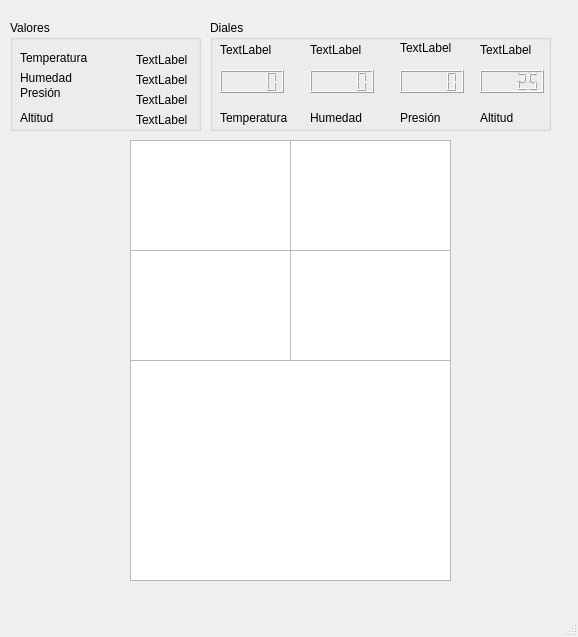
<?xml version="1.0" encoding="UTF-8"?>
<ui version="4.0">
 <class>MainWindow</class>
 <widget class="QMainWindow" name="MainWindow">
  <property name="geometry">
   <rect>
    <x>0</x>
    <y>0</y>
    <width>578</width>
    <height>637</height>
   </rect>
  </property>
  <property name="windowTitle">
   <string>MainWindow</string>
  </property>
  <widget class="QWidget" name="centralwidget">
   <widget class="PlotWidget" name="graphicsView">
    <property name="geometry">
     <rect>
      <x>130</x>
      <y>140</y>
      <width>161</width>
      <height>111</height>
     </rect>
    </property>
   </widget>
   <widget class="QGroupBox" name="groupBox">
    <property name="geometry">
     <rect>
      <x>10</x>
      <y>20</y>
      <width>191</width>
      <height>111</height>
     </rect>
    </property>
    <property name="title">
     <string>Valores</string>
    </property>
    <widget class="QLabel" name="label_2">
     <property name="geometry">
      <rect>
       <x>10</x>
       <y>50</y>
       <width>91</width>
       <height>16</height>
      </rect>
     </property>
     <property name="text">
      <string>Humedad</string>
     </property>
    </widget>
    <widget class="QLabel" name="label">
     <property name="geometry">
      <rect>
       <x>10</x>
       <y>30</y>
       <width>91</width>
       <height>16</height>
      </rect>
     </property>
     <property name="text">
      <string>Temperatura</string>
     </property>
    </widget>
    <widget class="QLabel" name="label_4">
     <property name="geometry">
      <rect>
       <x>10</x>
       <y>90</y>
       <width>91</width>
       <height>16</height>
      </rect>
     </property>
     <property name="text">
      <string>Altitud</string>
     </property>
    </widget>
    <widget class="QLabel" name="label_8">
     <property name="geometry">
      <rect>
       <x>126</x>
       <y>90</y>
       <width>51</width>
       <height>20</height>
      </rect>
     </property>
     <property name="text">
      <string>TextLabel</string>
     </property>
    </widget>
    <widget class="QLabel" name="label_5">
     <property name="geometry">
      <rect>
       <x>126</x>
       <y>30</y>
       <width>51</width>
       <height>20</height>
      </rect>
     </property>
     <property name="text">
      <string>TextLabel</string>
     </property>
    </widget>
    <widget class="QLabel" name="label_6">
     <property name="geometry">
      <rect>
       <x>126</x>
       <y>50</y>
       <width>51</width>
       <height>20</height>
      </rect>
     </property>
     <property name="text">
      <string>TextLabel</string>
     </property>
    </widget>
    <widget class="QLabel" name="label_3">
     <property name="geometry">
      <rect>
       <x>10</x>
       <y>63</y>
       <width>91</width>
       <height>20</height>
      </rect>
     </property>
     <property name="text">
      <string>Presión</string>
     </property>
    </widget>
    <widget class="QLabel" name="label_7">
     <property name="geometry">
      <rect>
       <x>126</x>
       <y>70</y>
       <width>51</width>
       <height>20</height>
      </rect>
     </property>
     <property name="text">
      <string>TextLabel</string>
     </property>
    </widget>
   </widget>
   <widget class="PlotWidget" name="graphicsView_2">
    <property name="geometry">
     <rect>
      <x>290</x>
      <y>140</y>
      <width>161</width>
      <height>111</height>
     </rect>
    </property>
   </widget>
   <widget class="QGroupBox" name="groupBox_2">
    <property name="geometry">
     <rect>
      <x>210</x>
      <y>20</y>
      <width>341</width>
      <height>111</height>
     </rect>
    </property>
    <property name="title">
     <string>Diales</string>
    </property>
    <widget class="QLabel" name="label_12">
     <property name="geometry">
      <rect>
       <x>270</x>
       <y>20</y>
       <width>51</width>
       <height>20</height>
      </rect>
     </property>
     <property name="text">
      <string>TextLabel</string>
     </property>
    </widget>
    <widget class="QLabel" name="label_9">
     <property name="geometry">
      <rect>
       <x>10</x>
       <y>20</y>
       <width>61</width>
       <height>20</height>
      </rect>
     </property>
     <property name="text">
      <string>TextLabel</string>
     </property>
    </widget>
    <widget class="QLabel" name="label_11">
     <property name="geometry">
      <rect>
       <x>190</x>
       <y>20</y>
       <width>51</width>
       <height>16</height>
      </rect>
     </property>
     <property name="text">
      <string>TextLabel</string>
     </property>
    </widget>
    <widget class="QLabel" name="label_10">
     <property name="geometry">
      <rect>
       <x>100</x>
       <y>20</y>
       <width>51</width>
       <height>20</height>
      </rect>
     </property>
     <property name="text">
      <string>TextLabel</string>
     </property>
    </widget>
    <widget class="QLabel" name="label_16">
     <property name="geometry">
      <rect>
       <x>270</x>
       <y>90</y>
       <width>61</width>
       <height>16</height>
      </rect>
     </property>
     <property name="text">
      <string>Altitud</string>
     </property>
    </widget>
    <widget class="QLabel" name="label_15">
     <property name="geometry">
      <rect>
       <x>190</x>
       <y>90</y>
       <width>61</width>
       <height>16</height>
      </rect>
     </property>
     <property name="text">
      <string>Presión</string>
     </property>
    </widget>
    <widget class="QLabel" name="label_13">
     <property name="geometry">
      <rect>
       <x>10</x>
       <y>90</y>
       <width>71</width>
       <height>16</height>
      </rect>
     </property>
     <property name="text">
      <string>Temperatura</string>
     </property>
    </widget>
    <widget class="QLabel" name="label_14">
     <property name="geometry">
      <rect>
       <x>100</x>
       <y>90</y>
       <width>61</width>
       <height>16</height>
      </rect>
     </property>
     <property name="text">
      <string>Humedad</string>
     </property>
    </widget>
    <widget class="QLCDNumber" name="lcdNumber">
     <property name="geometry">
      <rect>
       <x>10</x>
       <y>50</y>
       <width>64</width>
       <height>23</height>
      </rect>
     </property>
    </widget>
    <widget class="QLCDNumber" name="lcdNumber_2">
     <property name="geometry">
      <rect>
       <x>100</x>
       <y>50</y>
       <width>64</width>
       <height>23</height>
      </rect>
     </property>
    </widget>
    <widget class="QLCDNumber" name="lcdNumber_3">
     <property name="geometry">
      <rect>
       <x>190</x>
       <y>50</y>
       <width>64</width>
       <height>23</height>
      </rect>
     </property>
    </widget>
    <widget class="QLCDNumber" name="lcdNumber_4">
     <property name="geometry">
      <rect>
       <x>270</x>
       <y>50</y>
       <width>64</width>
       <height>23</height>
      </rect>
     </property>
     <property name="smallDecimalPoint">
      <bool>true</bool>
     </property>
     <property name="digitCount">
      <number>5</number>
     </property>
     <property name="value" stdset="0">
      <double>2.500000000000000</double>
     </property>
    </widget>
   </widget>
   <widget class="PlotWidget" name="graphicsView_3">
    <property name="geometry">
     <rect>
      <x>290</x>
      <y>250</y>
      <width>161</width>
      <height>111</height>
     </rect>
    </property>
   </widget>
   <widget class="PlotWidget" name="graphicsView_4">
    <property name="geometry">
     <rect>
      <x>130</x>
      <y>250</y>
      <width>161</width>
      <height>111</height>
     </rect>
    </property>
   </widget>
   <widget class="PlotWidget" name="graphicsView_5">
    <property name="geometry">
     <rect>
      <x>130</x>
      <y>360</y>
      <width>321</width>
      <height>221</height>
     </rect>
    </property>
   </widget>
  </widget>
  <widget class="QMenuBar" name="menubar">
   <property name="geometry">
    <rect>
     <x>0</x>
     <y>0</y>
     <width>578</width>
     <height>21</height>
    </rect>
   </property>
  </widget>
  <widget class="QStatusBar" name="statusbar"/>
 </widget>
 <customwidgets>
  <customwidget>
   <class>PlotWidget</class>
   <extends>QGraphicsView</extends>
   <header>pyqtgraph.h</header>
  </customwidget>
 </customwidgets>
 <resources/>
 <connections/>
</ui>
